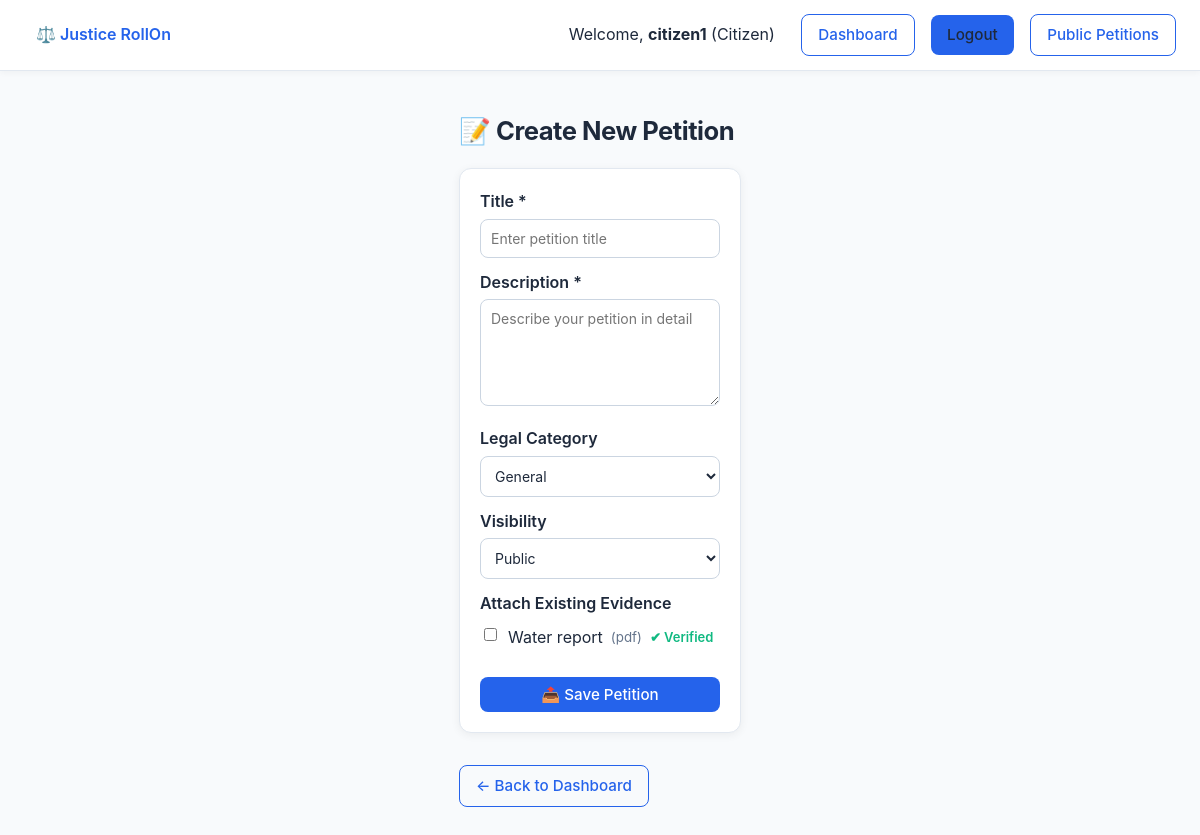
Page /petitions/create/ (signed in) on the earlier database version.
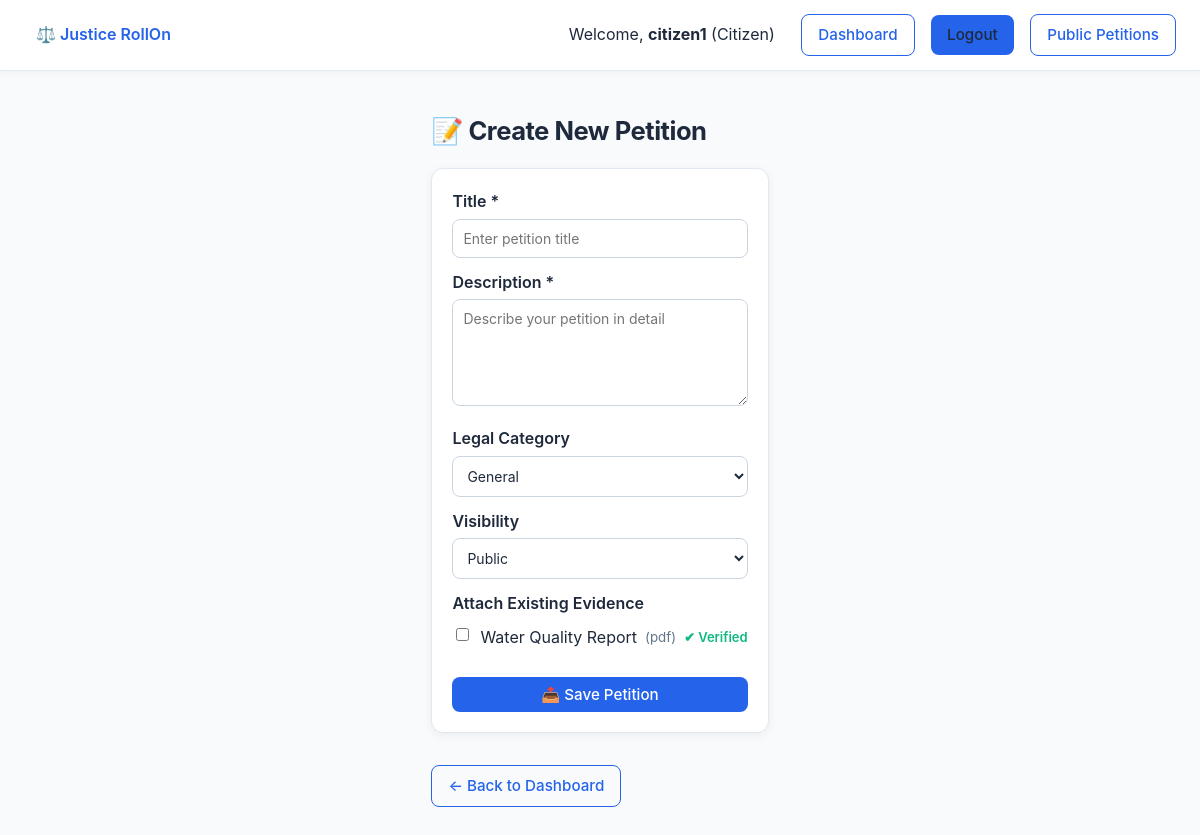
Same page on the later database version.
### core/models.py (models this page shows, shortened)
class Evidence(models.Model):
    FILE_TYPES = (
        ("image", "Image"),
        ("pdf", "PDF"),
        ("video", "Video"),
        ("doc", "Document"),
        ("other", "Other"),
    )
    VERIFICATION_STATUS = (
        ("pending", "Pending"),
        ("verified", "Verified"),
        ("rejected", "Rejected"),
    )
    uploader = models.ForeignKey(
        User,
        on_delete=models.CASCADE,
        related_name="evidences",
        help_text="The user who uploaded this evidence.",
    )
    file = models.FileField(
        upload_to="evidence/",
        help_text="The actual uploaded file (stored in MEDIA_ROOT/evidence/).",
    )
    title = models.CharField(max_length=255, help_text="Descriptive title of the evidence.")
    file_type = models.CharField(
        max_length=20,
        choices=FILE_TYPES,
        default="other",
        help_text="Type of file for filtering and display purposes.",
    )
    uploaded_at = models.DateTimeField(auto_now_add=True)
    size_bytes = models.PositiveIntegerField(
        null=True,
        blank=True,
        help_text="File size in bytes (automatically populated on save).",
    )
    case_tag = models.CharField(
        max_length=128,
        blank=True,
        help_text="Optional tag to group evidence by case or topic.",
    )
    verification_status = models.CharField(
        max_length=20,
        choices=VERIFICATION_STATUS,
        default="pending",
        help_text="Moderation status: pending review, verified, or rejected.",
    )
    rule_violation = models.CharField(
        max_length=255,
        blank=True,
        help_text="Description of any platform rule violation (if rejected).",
    )
    party_involved = models.CharField(
        max_length=255,
        blank=True,
        help_text="Names or entities involved in the evidence.",
    )
    harm = models.TextField(
        blank=True,
        help_text="Description of harm caused or alleged (for sensitive content review).",
    )
    def save(self, *args, **kwargs):
        """Automatically populate file size on save if file is attached."""
        if self.file:
            try:
                self.size_bytes = self.file.size
            except Exception:
                pass
        super().save(*args, **kwargs)
    class Meta:
        ordering = ["-uploaded_at"]
        verbose_name_plural = "Evidence"

### core/views.py (the view, shortened to what this page needs)
# urls.py: path("petitions/create/", views.petition_create, name="petition_create"),
@login_required
@csrf_exempt  # Only if form uses AJAX/multipart; consider removing if not needed
def petition_create(request):
    if request.user.role != "citizen":
        messages.warning(request, "Only citizens can create petitions.")
        return redirect("dashboard2")
    user_evidences = Evidence.objects.filter(uploader=request.user)
    categories = [
        "General",
        "Legal Rights",
        "Public Welfare",
        "Environmental",
        "Policy Reform",
    ]
    return render(
        request,
        "petition_create.html",
        {"evidences": user_evidences, "categories": categories},
    )

### core/templates/petition_create.html (shortened to what this page needs)
{% extends "base.html" %}
{% block content %}
<h2 style="margin-bottom: 16px;">📝 Create New Petition</h2>
<form method="POST" class="card" style="padding: 20px; max-width: 650px;">
  <label class="form-label">Title *</label>
  <input type="text" name="title" required
         placeholder="Enter petition title"
         style="width:100%;padding:10px;margin-bottom:12px;border-radius:8px;border:1px solid #CBD5E1;">
  <label class="form-label">Description *</label>
  <textarea name="description" rows="5" required
            placeholder="Describe your petition in detail"
            style="width:100%;padding:10px;margin-bottom:12px;border-radius:8px;border:1px solid #CBD5E1;"></textarea>
  <label class="form-label">Legal Category</label>
  <select name="category"
          style="width:100%;padding:10px;margin-bottom:12px;border-radius:8px;border:1px solid #CBD5E1;">
    {% for cat in categories %}
      <option value="{{ cat }}">{{ cat }}</option>
    {% endfor %}
  </select>
  <label class="form-label">Visibility</label>
  <select name="visibility"
          style="width:100%;padding:10px;margin-bottom:12px;border-radius:8px;border:1px solid #CBD5E1;">
    <option value="public">Public</option>
  </select>
  <label class="form-label">Attach Existing Evidence</label>
  {% if evidences %}
    <div style="margin:8px 0 16px 0;">
      {% for e in evidences %}
        <label style="display:flex;align-items:center;margin-bottom:6px;gap:8px;">
          <input type="checkbox" name="evidences" value="{{ e.id }}">
          <span>{{ e.title }}</span>
          <small style="color:#64748B;">({{ e.file_type }})</small>
          {% if e.verification_status == "verified" %}
            <span style="color:var(--success);font-size:13px;font-weight:600;">✔ Verified</span>
          {% else %}
            <span style="color:var(--warning);font-size:13px;">Pending</span>
          {% endif %}
        </label>
      {% endfor %}
    </div>
  {% else %}
    <div style="color:#64748B;margin-bottom:12px;">No evidences uploaded yet. <a href="{% url 'evidence_list' %}">Upload here</a>.</div>
  {% endif %}
  <button type="submit" class="btn" style="width:100%;margin-top:10px;">📤 Save Petition</button>
</form>
<a href="{% url 'dashboard2' %}" class="btn outline" style="margin-top:16px;display:inline-block;">
  ← Back to Dashboard
</a>
{% endblock %}

Differences in the rows shown:
removed Evidence: title "Water report", file_type "pdf", verification_status "✔ Verified"
added Evidence: title "Water Quality Report", file_type "pdf", verification_status "✔ Verified"
